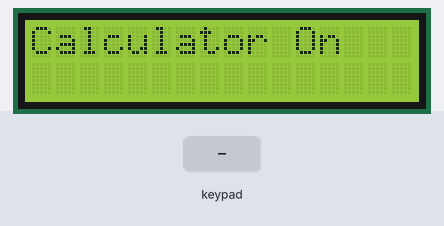
Simulated run of this sketch. Board: Arduino Uno, built with avr-gcc and run on an emulated ATmega328P. Shown: 16×2 character LCD. The inputs (shaded band) are chosen by the test bench.

Above: at 0.1 s.
2.3 s: keypad keys 7 + 5 = pressed 0.4 s apart
At 4.2 s:
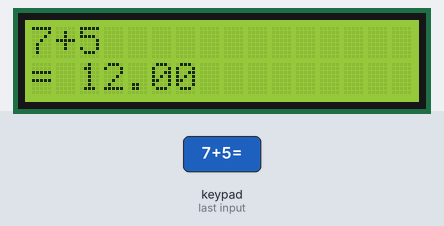
5.4 s: key '+' pressed
At 5.7 s:
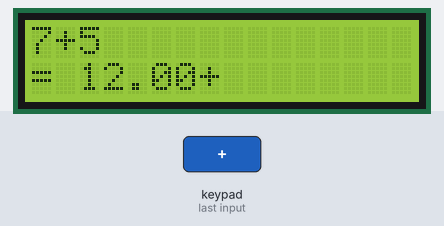
6.9 s: key '1' pressed
At 7.8 s:
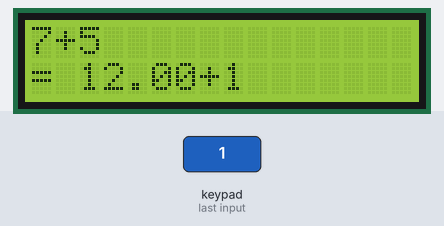
8.4 s: keypad keys 2 3 4 5 pressed 0.4 s apart
At 9.9 s:
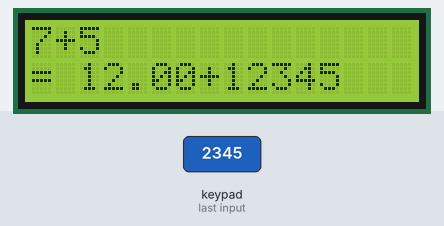
Timing chart, 0 to 11.4 s (numbered marks = the images above; inputs shaded):
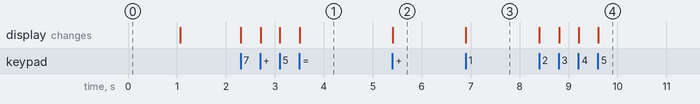

Measured:
- after the input at 2.3 s, the display: first changes at once (image 1 shows a later state)
- after the input at 5.4 s, the display: changes at once (image 2)
- after the input at 6.9 s, the display: changes at once (image 3)
- after the input at 8.4 s, the display: first changes at once (image 4 shows a later state)

The sketch:

Calculator.ino
```cpp
#include<Keypad.h>
#include<LiquidCrystal.h>

LiquidCrystal lcd(12,11,10,9,8,7);

long first = 0;
long second = 0;
double total = 0;

char customKey;
const byte ROWS = 4;
const byte COLS = 4;

char keys[ROWS][COLS] = {
  {'1','2','3','+'},
  {'4','5','6','-'},
  {'7','8','9','*'},
  {'C','0','=','/'}
};

byte rowPins[ROWS] = {2,3,4,5};
byte colPins[COLS] = {17,16,15,14};

Keypad customKeypad = Keypad( makeKeymap(keys), rowPins, colPins,ROWS, COLS);


void setup()
{
	Serial.begin(9600);

  	//LCD part of the code
  	lcd.begin(16, 2);
  	lcd.setCursor(0,0);
  	lcd.print("Calculator On");
  	delay(1000);
  	lcd.clear();
}
void loop()
{
  customKey = customKeypad.getKey();
  switch(customKey)
  {
	case '0' ... '9':
    	lcd.setCursor(0,0);
		first = first * 10 + (customKey - '0');
    	lcd.print(first);
    	break;
    case '+':
    	first = (total != 0 ? total:first);
    	lcd.print("+");
    	second = SecondNumber();
    	total = first + second;

    	lcd.setCursor(0,1);
    	lcd.print("= ");
    	lcd.print(total);

    	first = 0, second = 0;
    	break;
    case '-':
    	first = (total != 0 ? total:first);
    	lcd.print("-");
    	second = SecondNumber();
    	total = first - second;

    	lcd.setCursor(0,1);
    	lcd.print("= ");
    	lcd.print(total);

    	first = 0, second = 0;
    	break;
    case '*':
    	first = (total != 0 ? total:first);
    	lcd.print("*");
    	second = SecondNumber();
    	total = first * second;

    	lcd.setCursor(0,1);
    	lcd.print("= ");
    	lcd.print(total);

    	first = 0, second = 0;
    	break;
    case '/':
    	first = (total != 0 ? total:first);
    	lcd.print("/");
    	second = SecondNumber();

    	lcd.setCursor(0,1);
    	if(second == 0) lcd.print("Error");
    	else
        {
          total = (float)first/ second;
          lcd.print("= ");
          lcd.print(total);
        }
    	first = 0, second = 0;
    	break;
    case 'C':
    	total = 0;
    	first = 0;
    	second = 0;
    	lcd.clear();
    	break;
  }
}
long SecondNumber()
{
  while(1)
  {
    customKey = customKeypad.getKey();
    if(customKey >= '0' && customKey <= '9')
    {
      second = second * 10 + (customKey - '0');
      lcd.print(customKey);
    }
    if(customKey == '=') break;
  }
    return second;
}
```
